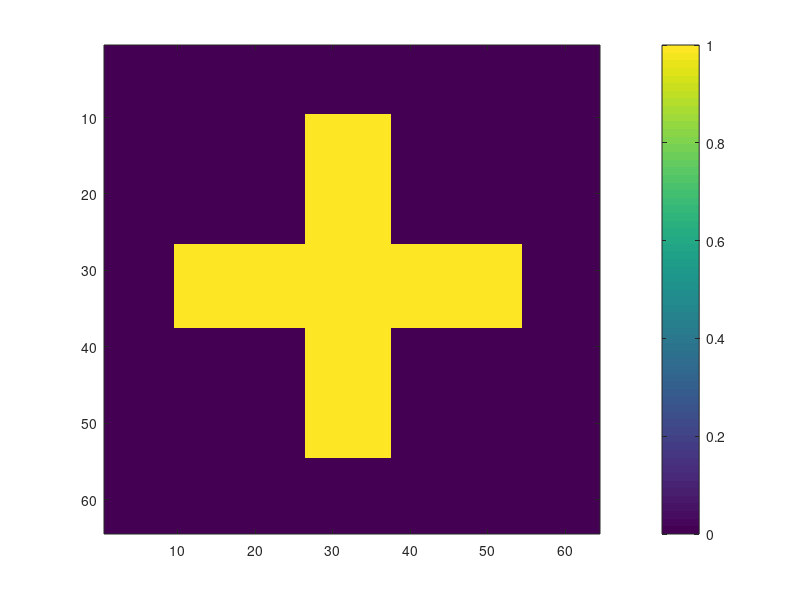

Write the MATLAB code that produced this figure. (Note: this script raises an error after producing the figure.)
%% data generation
n = 500;
d1 = 64;
d2 = d1;
p = d1*d2;

rng(2024)
A = mvnrnd(zeros(p,1),eye(p), n);

X = zeros(d1);
row1 = 27;
row2 = 37;
X(row1:row2,10:54) = 1;
X(10:54,row1:row2) = 1;
imagesc(X);
colorbar;

% set parameters
gamma = 0;
lambda_seq = logspace(-1, 3, 20);

nReps = 20;
time_fb = zeros(nReps, 1);
time_fbaa = zeros(nReps, 1);
time_fbf = zeros(nReps, 1);
time_fbfaa = zeros(nReps, 1);

err_fb = zeros(nReps, 1);
err_fbaa = zeros(nReps, 1);
err_fbf = zeros(nReps, 1);
err_fbfaa = zeros(nReps, 1);

pred_fb = zeros(nReps, 1);
pred_fbaa = zeros(nReps, 1);
pred_fbf = zeros(nReps, 1);
pred_fbfaa = zeros(nReps, 1);

for k = 1:nReps
    y = A*X(:) + 0.5*randn(n,1);
    %% algorithm comparison on GMC: FB v.s. FB+AA
    % vanilla
    [X_fb, Xcell_fb, Vcell_fb, BICs_fb, t_fb] = GMC_matreg_path(y, A, d1, d2, 'lambda_seq',lambda_seq,...
                                    'acceleration', 'original', "gamma", gamma, 'splitting', 'FB');
   
    time_fb(k) = t_fb;
    err_fb(k) = norm(X_fb-X, 'fro')/norm(X, 'fro');
    pred_fb(k) = norm(y-A*X_fb(:), 'fro');
    
    % AA
    [X_fbaa, Xcell_fbaa, Vcell_fbaa, BICs_fbaa, t_fbaa] = GMC_matreg_path(y, A, d1, d2, 'lambda_seq',lambda_seq,...
                                          'acceleration', 'aa2', "gamma", gamma, 'splitting', 'FB');
    time_fbaa(k) = t_fbaa;
    err_fbaa(k) = norm(X_fbaa-X, 'fro')/norm(X, 'fro');
    pred_fbaa(k) = norm(y-A*X_fbaa(:), 'fro');
    
    %% algorithm comparison on GMC: FBF v.s. FBF+AA
    % vanilla
    [X_fbf, Xcell_fbf, Vcell_fbf, BICs_fbf, t_fbf] = GMC_matreg_path(y, A, d1, d2, 'lambda_seq',lambda_seq,...
                                         'acceleration', 'original', "gamma", gamma, 'splitting', 'FBF');
    
    time_fbf(k) = t_fbf;
    err_fbf(k) = norm(X_fbf-X, 'fro')/norm(X, 'fro');
    pred_fbf(k) = norm(y-A*X_fbf(:), 'fro');
    
    % AA
    [X_fbfaa, Xcell_fbfaa, Vcell_fbfaa, BICs_fbfaa, t_fbfaa] = GMC_matreg_path(y, A, d1, d2, 'lambda_seq',lambda_seq,...
                                          'acceleration', 'aa2', "gamma", gamma, 'splitting', 'FBF');
    time_fbfaa(k) = t_fbfaa;
    err_fbfaa(k) = norm(X_fbfaa-X, 'fro')/norm(X, 'fro');
    pred_fbfaa(k) = norm(y-A*X_fbfaa(:), 'fro');
    %%
    save("results/MatReg_exp10_n500.mat");
end

